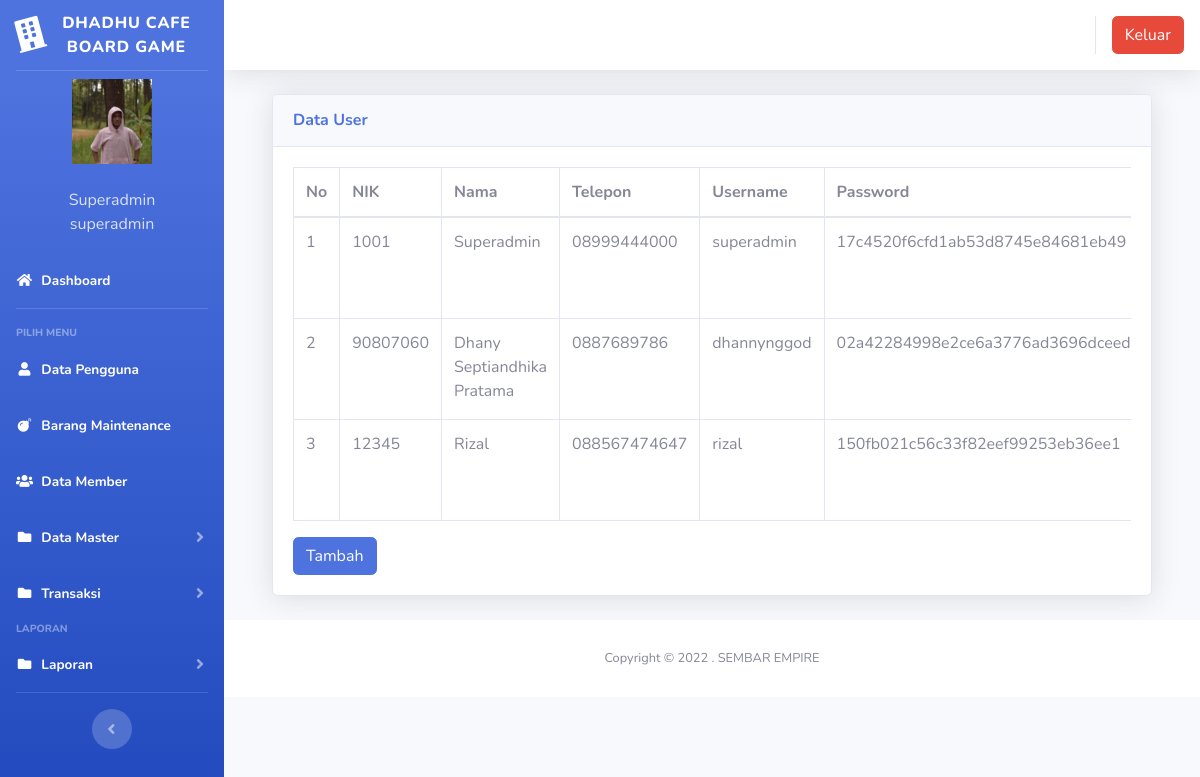
Page /index3.php?page=pengguna (signed in) on the committed database.
### tables this page shows
CREATE TABLE `users` (
  `id` int(11) NOT NULL,
  `nik` varchar(10) NOT NULL,
  `nama` varchar(100) NOT NULL,
  `alamat` varchar(200) NOT NULL,
  `telepon` varchar(100) NOT NULL,
  `username` varchar(100) NOT NULL,
  `password` varchar(100) NOT NULL,
  `level` varchar(25) NOT NULL DEFAULT 'member',
  `foto` varchar(25) NOT NULL
);

### page/pengguna/pengguna.php (the view, shortened to what this page needs)
<div class="container-fluid">
  <div class="card shadow mb-4">
    <div class="card-header py-3">
      <h6 class="m-0 font-weight-bold text-primary">Data User</h6>
    </div>
    <div class="card-body">
      <div class="table-responsive">
        <table class="table table-bordered" id="dataTable" width="100%" cellspacing="0">
        <thead>
                                <tr>
			<th>No</th>
			<th>NIK</th>
			<th>Nama</th>
			<th>Telepon</th>
			<th>Username</th>
                                    <th>Password</th>
                                </tr>
		</thead>
          <tbody>
            <?php
	$no = 1;
	$sql = $koneksi->query("select * from users");
	while ($data = $sql->fetch_assoc()) {
	?>
                                <tr>
                                    <td><?php echo $no++; ?></td>
			<td><?php echo $data['nik'] ?></td>
			<td><?php echo $data['nama'] ?></td>
			<td><?php echo $data['telepon'] ?></td>
                                    <td><?php echo $data['username'] ?></td>
			<td><?php echo $data['password'] ?></td>
                                </tr>
	<?php }?>
		   </tbody>
                        </table>
<a href="?page=pengguna&aksi=tambahpengguna" class="btn btn-primary" >Tambah</a>
      </div>
    </div>
  </div>
</div>

### index3.php (shortened to what this page needs)
<?php
$koneksi = new mysqli("localhost", "root", "", "inventori");
?>
<!DOCTYPE html>
<html lang="en">
<head>
  <link href="vendor/fontawesome-free/css/all.min.css" rel="stylesheet" type="text/css">
  <link href="css/sb-admin-2.min.css" rel="stylesheet">
  <link href="vendor/datatables/dataTables.bootstrap4.min.css" rel="stylesheet">
</head>
<body id="page-top">
  <div id="wrapper">
    <ul class="navbar-nav bg-gradient-primary sidebar sidebar-dark accordion" id="accordionSidebar">
      <a class="sidebar-brand d-flex align-items-center justify-content-center" href="index3.php">
        <div class="sidebar-brand-icon rotate-n-15">
          <i class="fas fa-building"></i>
        </div>
        <div class="sidebar-brand-text mx-2">DHADHU CAFE BOARD GAME</div>
      </a>
      <hr class="sidebar-divider my-0">
      <?php
      if ($_SESSION['superadmin']) {
        $user = $_SESSION['superadmin'];
      }
      $sql = $koneksi->query("select * from users where id='$user'");
      $data = $sql->fetch_assoc();
      ?>
      <li class="d-flex align-items-center justify-content-center">
        <a class="nav-link">
          <img src="img/<?php echo $data['foto'] ?>" class="img-circle" width="80" alt="User" /></a>
      </li>
      <li class="nav-item ">
        <a class="nav-link">
          <div class="d-flex align-items-center justify-content-center" class="name"> <?php echo  $data['nama']; ?></div>
          <div class="d-flex align-items-center justify-content-center" class="email"><?php echo $data['level']; ?></div>
        </a>
      </li>
      <li class="nav-item active">
        <a class="nav-link" href="?page=home3">
          <i class="fas fa-fw fa-home"></i>
          <span>Dashboard</span></a>
      </li>
      <hr class="sidebar-divider">
      <div class="sidebar-heading">
        Pilih Menu
      </div>
      <li class="nav-item active">
        <a class="nav-link" href="?page=pengguna">
          <i class="fas fa-fw fa-user"></i>
          <span>Data Pengguna</span></a>
      </li>
      <li class="nav-item active">
        <a class="nav-link" href="?page=maintenance">
          <i class="fas fa-fw fa-bomb"></i>
          <span>Barang Maintenance</span></a>
      </li>
      <li class="nav-item active">
        <a class="nav-link" href="?page=member">
          <i class="fas fa-fw fa-users"></i>
          <span>Data Member</span></a>
      </li>
      <li class="nav-item active">
        <a class="nav-link collapsed" href="#" data-toggle="collapse" data-target="#collapseData" aria-expanded="true" aria-controls="collapseData">
          <i class="fas fa-fw fa-folder"></i>
          <span>Data Master</span>
        </a>
      </li>
      <li class="nav-item active">
        <a class="nav-link collapsed" href="#" data-toggle="collapse" data-target="#collapsePages" aria-expanded="true" aria-controls="collapsePages">
          <i class="fas fa-fw fa-folder"></i>
          <span>Transaksi</span>
        </a>
      </li>
      <div class="sidebar-heading">
        Laporan
      </div>
      <li class="nav-item active">
        <a class="nav-link collapsed" href="#" data-toggle="collapse" data-target="#collapseLaporan" aria-expanded="true" aria-controls="collapseLaporan">
          <i class="fas fa-fw fa-folder"></i>
          <span>Laporan</span>
        </a>
      </li>
      <hr class="sidebar-divider d-none d-md-block">
      <div class="text-center d-none d-md-inline">
        <button class="rounded-circle border-0" id="sidebarToggle"></button>
      </div>
    </ul>
    <div id="content-wrapper" class="d-flex flex-column">
      <div id="content">
        <nav class="navbar navbar-expand navbar-light bg-white topbar mb-4 static-top shadow">
          <ul class="navbar-nav ml-auto">
            <li class="nav-item dropdown no-arrow">
              <div class="top-menu">
                <ul class="nav pull-right top-menu">
                  <li><a onclick="return confirm('Apakah anda yakin akan logout?')" class="btn btn-danger" class="logout" href="logout.php">Keluar</a></li>
                </ul>
              </div>
            </li>
          </ul>
        </nav>
        <div class="container-fluid">
          <section class="content">
            <?php
            $page = $_GET['page'];
            $aksi = $_GET['aksi'];
            if ($page == "pengguna") {
              if ($aksi == "") {
                include "page/pengguna/pengguna.php";
              }
            }
            ?>
          </section>
        </div>
        <footer class="sticky-footer bg-white">
          <div class="container my-auto">
            <div class="copyright text-center my-auto">
              <span>Copyright &copy; 2022 . SEMBAR EMPIRE</span>
            </div>
          </div>
        </footer>
      </div>
    </div>
  </div>
</body>
</html>

### rows in the picture
users: foto (picture), nama "Superadmin", level "superadmin", nik "1001", telepon "08999444000", username "superadmin", password "17c4520f6cfd1ab53d8745e84681eb49"
users: nik "90807060", nama "Dhany Septiandhika Pratama", telepon "0887689786", username "dhannynggod", password "02a42284998e2ce6a3776ad3696dceed"
users: nik "12345", nama "Rizal", telepon "088567474647", username "rizal", password "150fb021c56c33f82eef99253eb36ee1"
